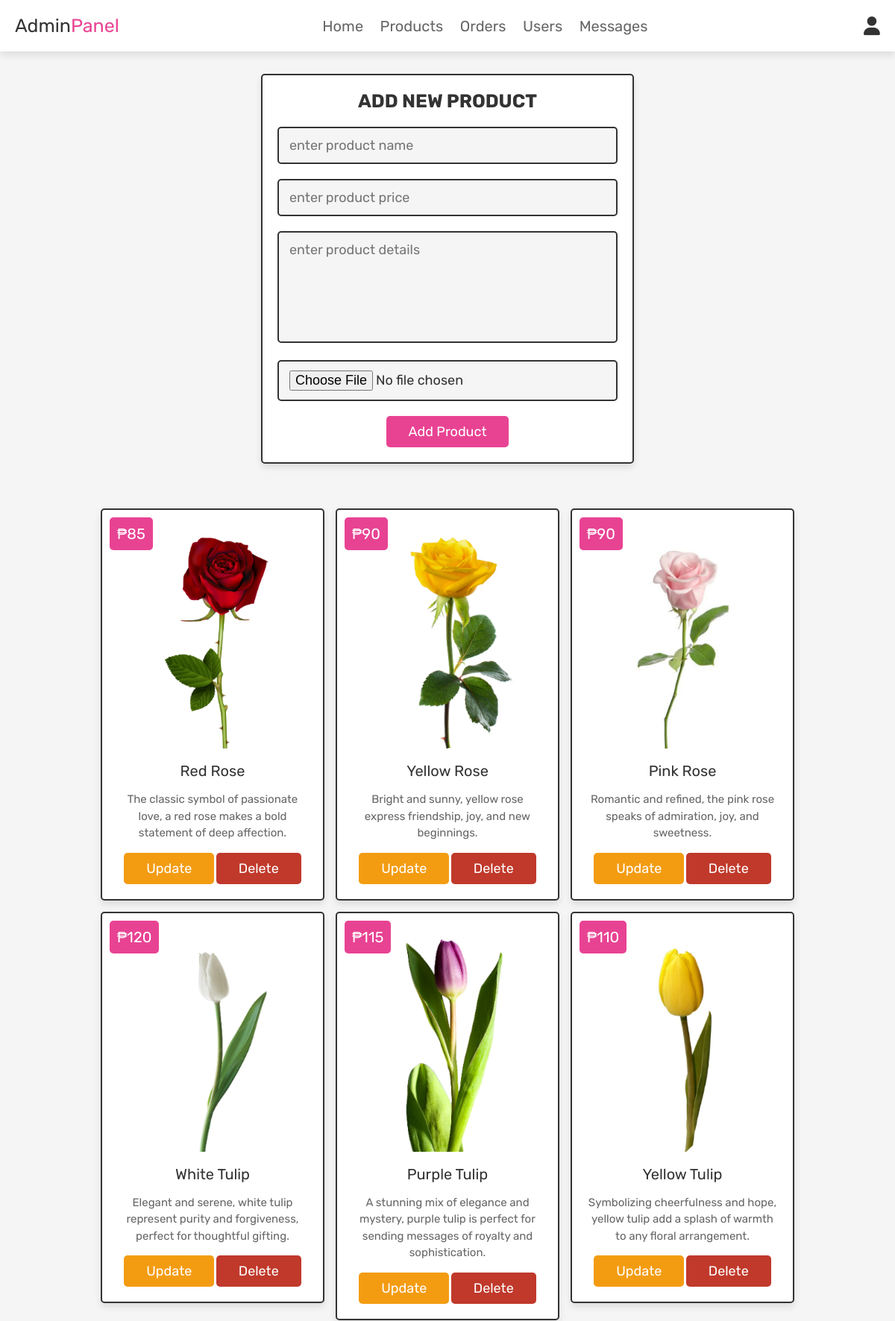
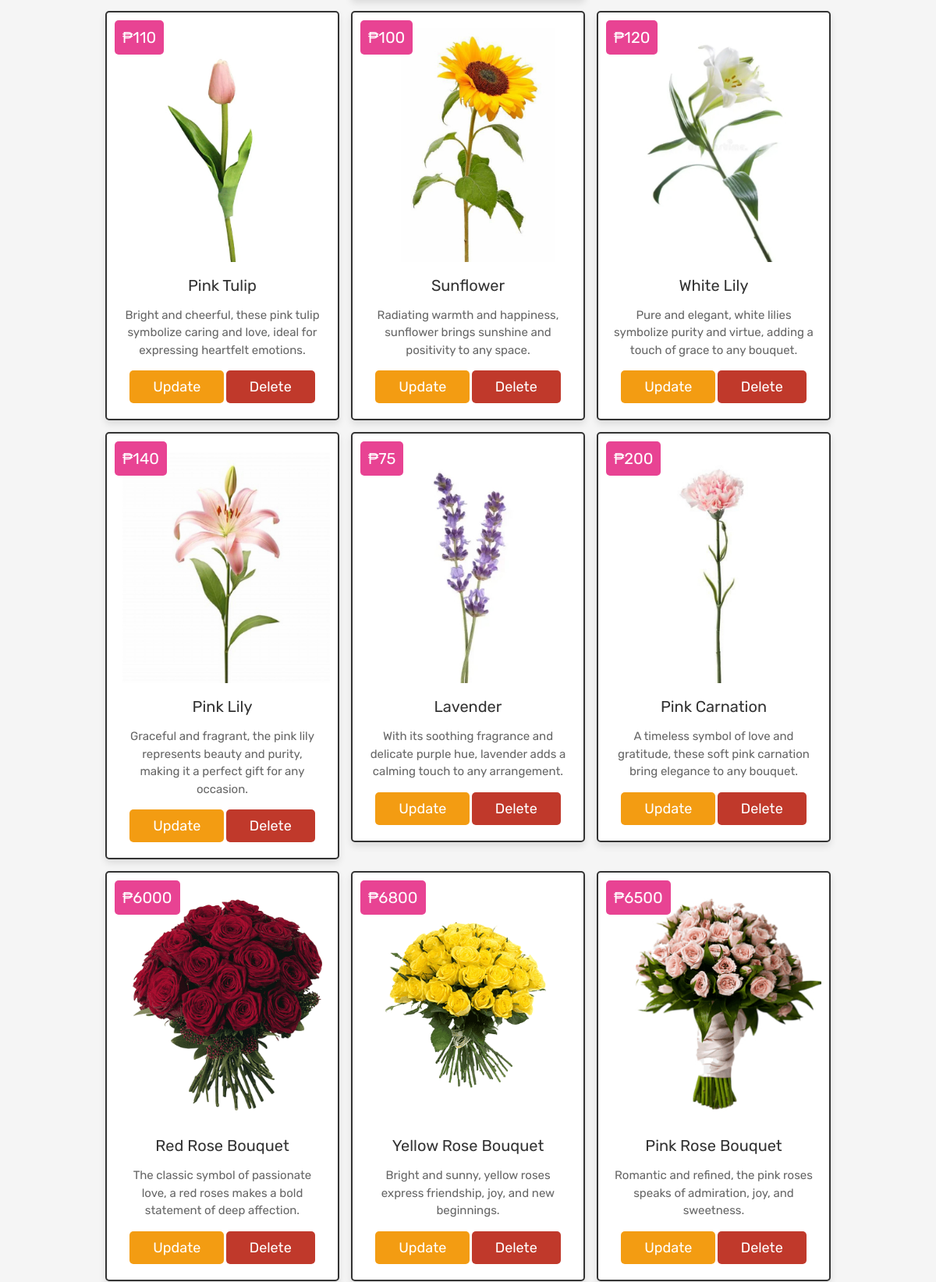
The app's page /admin_products.php (signed in, upper part) with its own data (2 pictures, top to bottom).
### tables this page shows
CREATE TABLE `products` (
  `id` int(100) NOT NULL,
  `name` varchar(100) NOT NULL,
  `details` varchar(500) NOT NULL,
  `price` int(100) NOT NULL,
  `image` varchar(100) NOT NULL
);

### admin_products.php (the view, shortened to what this page needs)
<?php
@include 'config.php';
?>
<!DOCTYPE html>
<html lang="en">
<head>
   <link rel="stylesheet" href="https://cdnjs.cloudflare.com/ajax/libs/font-awesome/6.0.0/css/all.min.css">
   <link rel="stylesheet" href="css/admin_style.css">
</head>
<body>
<?php @include 'admin_header.php'; ?>
<section class="add-products">
   <form action="" method="POST" enctype="multipart/form-data">
      <h3>Add new product</h3>
      <input type="text" class="box" required placeholder="enter product name" name="name">
      <input type="number" min="0" class="box" required placeholder="enter product price" name="price">
      <textarea name="details" class="box" required placeholder="enter product details" cols="30" rows="10"></textarea>
      <input type="file" accept="image/jpg, image/jpeg, image/png" required class="box" name="image">
      <input type="submit" value="add product" name="add_product" class="btn">
   </form>
</section>
<section class="show-products">
   <div class="box-container">
      <?php
         $select_products = mysqli_query($conn, "SELECT * FROM `products`") or die('query failed');
         if(mysqli_num_rows($select_products) > 0){
            while($fetch_products = mysqli_fetch_assoc($select_products)){
      ?>
      <div class="box">
         <div class="price">₱<?php echo $fetch_products['price']; ?></div>
         <img class="image" src="uploaded_img/<?php echo $fetch_products['image']; ?>" alt="">
         <div class="name"><?php echo $fetch_products['name']; ?></div>
         <div class="details"><?php echo $fetch_products['details']; ?></div>
         <a href="admin_update_product.php?update=<?php echo $fetch_products['id']; ?>" class="option-btn">update</a>
         <a href="admin_products.php?delete=<?php echo $fetch_products['id']; ?>" class="delete-btn" onclick="return confirm('delete this product?');">Delete</a>
      </div>
      <?php
         }
      }else{
         echo '<p class="empty">no products added yet!</p>';
      }
      ?>
   </div>
</section>
</body>
</html>

### css/admin_style.css (style rules this page uses)
:root { --pink:#e84393; --red:#c0392b; --orange:#f39c12; --black:#333; --white:#fff; --light-color:#666; --light-white:#ccc; --light-bg:#f5f5f5; --border:.2rem solid var(--black); --box-shadow:0 .5rem 1rem rgba(0,0,0,.1); }
* { font-family: 'Rubik', sans-serif; margin:0; padding:0; box-sizing: border-box; outline: none; border:none; text-decoration: none; transition:all .2s linear; }
html { font-size: 62.5%; overflow-x: hidden; scroll-behavior: smooth; scroll-padding-top: 6.5rem; }
body { background: var(--light-bg); }
section { padding:3rem 2rem; }
.btn, .delete-btn, .option-btn { display: inline-block; border-radius: .5rem; margin-top: 1rem; font-size: 1.8rem; color:var(--white); cursor: pointer; padding:1rem 3rem; text-transform: capitalize; }
.btn { background-color: var(--pink); }
.delete-btn { background-color: var(--red); }
.option-btn { background-color: var(--orange); }
.add-products form { max-width: 50rem; border-radius: .5rem; background-color: var(--white); border:var(--border); padding:2rem; text-align: center; margin:0 auto; box-shadow: var(--box-shadow); }
.add-products form h3 { font-size: 2.5rem; text-transform: uppercase; color:var(--black); margin-bottom: 1rem; }
.add-products form .box { width: 100%; margin:1rem 0; font-size: 1.8rem; color:var(--black); border-radius: .5rem; background-color: var(--light-bg); padding:1.2rem 1.4rem; border:var(--border); }
.add-products form textarea { height: 15rem; resize: none; }
.show-products .box-container { display: grid; grid-template-columns: repeat(auto-fit, 30rem); gap:1.5rem; align-items: flex-start; max-width: 1200px; margin: 0 auto; justify-content: center; }
.show-products .box-container .box { text-align: center; padding:2rem; border:var(--border); background-color: var(--white); box-shadow: var(--box-shadow); border-radius: .5rem; position: relative; }
.show-products .box-container .box .image { height: 30rem; margin-bottom: .5rem; }
.show-products .box-container .box .price { background-color: var(--pink); position: absolute; top:1rem; left:1rem; border-radius: .5rem; color:var(--white); padding:1rem; font-size: 2rem; }
.show-products .box-container .box .name { margin:1rem 0; font-size: 2rem; color:var(--black); }
.show-products .box-container .box .details { line-height: 1.5; color:var(--light-color); font-size: 1.5rem; padding:.5rem 0; }

### records on screen
products: price "85", image (picture), name "Red Rose", details "The classic symbol of passionate love, a red rose makes a bold statement of deep affection."
products: price "90", image (picture), name "Yellow Rose", details "Bright and sunny, yellow rose express friendship, joy, and new beginnings."
products: price "90", image (picture), name "Pink Rose", details "Romantic and refined, the pink rose speaks of admiration, joy, and sweetness."
products: price "120", image (picture), name "White Tulip", details "Elegant and serene, white tulip represent purity and forgiveness, perfect for thoughtful gifting."
products: price "115", image (picture), name "Purple Tulip", details "A stunning mix of elegance and mystery, purple tulip is perfect for sending messages of royalty and sophistication."
products: price "110", image (picture), name "Yellow Tulip", details "Symbolizing cheerfulness and hope, yellow tulip add a splash of warmth to any floral arrangement."
products: price "110", image (picture), name "Pink Tulip", details "Bright and cheerful, these pink tulip symbolize caring and love, ideal for expressing heartfelt emotions."
products: price "100", image (picture), name "Sunflower", details "Radiating warmth and happiness, sunflower brings sunshine and positivity to any space."
products: price "120", image (picture), name "White Lily", details "Pure and elegant, white lilies symbolize purity and virtue, adding a touch of grace to any bouquet."
products: price "140", image (picture), name "Pink Lily", details "Graceful and fragrant, the pink lily represents beauty and purity, making it a perfect gift for any occasion."
products: price "75", image (picture), name "Lavender", details "With its soothing fragrance and delicate purple hue, lavender adds a calming touch to any arrangement."
products: price "200", image (picture), name "Pink Carnation", details "A timeless symbol of love and gratitude, these soft pink carnation bring elegance to any bouquet."
products: price "6000", image (picture), name "Red Rose Bouquet", details "The classic symbol of passionate love, a red roses makes a bold statement of deep affection."
products: price "6800", image (picture), name "Yellow Rose Bouquet", details "Bright and sunny, yellow roses express friendship, joy, and new beginnings."
products: price "6500", image (picture), name "Pink Rose Bouquet", details "Romantic and refined, the pink roses speaks of admiration, joy, and sweetness."
